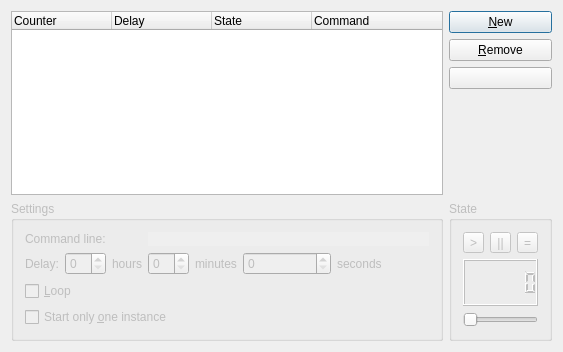
<?xml version="1.0" encoding="UTF-8"?>
<ui version="4.0">
 <class>PrefWidget</class>
 <widget class="QDialog" name="PrefWidget">
  <property name="geometry">
   <rect>
    <x>0</x>
    <y>0</y>
    <width>563</width>
    <height>352</height>
   </rect>
  </property>
  <property name="windowTitle">
   <string>Timer Settings</string>
  </property>
  <layout class="QGridLayout">
   <property name="margin">
    <number>11</number>
   </property>
   <property name="spacing">
    <number>6</number>
   </property>
   <item row="0" column="0" rowspan="4">
    <widget class="QTreeWidget" name="m_list">
     <property name="toolTip">
      <string>List of countdowns you have set</string>
     </property>
     <property name="whatsThis">
      <string>New countdowns are put here. You can add and remove them, and stop and start them.</string>
     </property>
     <property name="allColumnsShowFocus">
      <bool>true</bool>
     </property>
     <column>
      <property name="text">
       <string>Counter</string>
      </property>
     </column>
     <column>
      <property name="text">
       <string>Delay</string>
      </property>
     </column>
     <column>
      <property name="text">
       <string>State</string>
      </property>
     </column>
     <column>
      <property name="text">
       <string>Command</string>
      </property>
     </column>
    </widget>
   </item>
   <item row="0" column="1">
    <widget class="QPushButton" name="m_add">
     <property name="toolTip">
      <string>Add a new task</string>
     </property>
     <property name="whatsThis">
      <string>Add a new task to the list.</string>
     </property>
     <property name="text">
      <string>&amp;New</string>
     </property>
    </widget>
   </item>
   <item row="1" column="1">
    <widget class="QPushButton" name="m_remove">
     <property name="toolTip">
      <string>Remove a task</string>
     </property>
     <property name="whatsThis">
      <string>Remove a task from the list.</string>
     </property>
     <property name="text">
      <string>&amp;Remove</string>
     </property>
    </widget>
   </item>
   <item row="3" column="1">
    <spacer>
     <property name="orientation">
      <enum>Qt::Vertical</enum>
     </property>
     <property name="sizeType">
      <enum>QSizePolicy::Expanding</enum>
     </property>
     <property name="sizeHint" stdset="0">
      <size>
       <width>20</width>
       <height>20</height>
      </size>
     </property>
    </spacer>
   </item>
   <item row="5" column="1">
    <widget class="QGroupBox" name="m_state">
     <property name="enabled">
      <bool>false</bool>
     </property>
     <property name="title">
      <string>State</string>
     </property>
     <layout class="QGridLayout">
      <property name="margin">
       <number>11</number>
      </property>
      <property name="spacing">
       <number>6</number>
      </property>
      <item row="2" column="0" colspan="3">
       <widget class="QSlider" name="m_slider">
        <property name="toolTip">
         <string>Speed up or slow down your countdown</string>
        </property>
        <property name="whatsThis">
         <string>You can use this slider to adjust the time.</string>
        </property>
        <property name="orientation">
         <enum>Qt::Horizontal</enum>
        </property>
       </widget>
      </item>
      <item row="1" column="0" colspan="3">
       <widget class="QLCDNumber" name="m_counter">
        <property name="toolTip">
         <string>Time in seconds until command is executed</string>
        </property>
        <property name="whatsThis">
         <string>This number is how many seconds are left for the selected countdown.</string>
        </property>
        <property name="numDigits">
         <number>6</number>
        </property>
       </widget>
      </item>
      <item row="0" column="1">
       <widget class="QToolButton" name="m_pause">
        <property name="toolTip">
         <string>Pause a countdown</string>
        </property>
        <property name="whatsThis">
         <string>Use this to pause a timer countdown.</string>
        </property>
        <property name="text">
         <string>||</string>
        </property>
       </widget>
      </item>
      <item row="0" column="0">
       <widget class="QToolButton" name="m_start">
        <property name="toolTip">
         <string>Start a countdown</string>
        </property>
        <property name="whatsThis">
         <string>Use this to start or restart a countdown.</string>
        </property>
        <property name="text">
         <string>&gt;</string>
        </property>
       </widget>
      </item>
      <item row="0" column="2">
       <widget class="QToolButton" name="m_stop">
        <property name="toolTip">
         <string>Stop a countdown</string>
        </property>
        <property name="whatsThis">
         <string>Use this to stop the countdown for a task.</string>
        </property>
        <property name="text">
         <string>=</string>
        </property>
       </widget>
      </item>
     </layout>
    </widget>
   </item>
   <item row="2" column="1">
    <widget class="QPushButton" name="m_help">
     <property name="toolTip">
      <string>Detailed help documentation</string>
     </property>
     <property name="whatsThis">
      <string>Click here to open the help documentation viewer.</string>
     </property>
    </widget>
   </item>
   <item row="5" column="0">
    <widget class="QGroupBox" name="m_settings">
     <property name="enabled">
      <bool>false</bool>
     </property>
     <property name="title">
      <string>Settings</string>
     </property>
     <layout class="QGridLayout">
      <property name="margin">
       <number>11</number>
      </property>
      <property name="spacing">
       <number>6</number>
      </property>
      <item row="3" column="0" colspan="8">
       <widget class="QCheckBox" name="m_loop">
        <property name="toolTip">
         <string>Check this box if you want your countdown to start over after it finishes</string>
        </property>
        <property name="whatsThis">
         <string>Check this box if you want your countdown to start over after it finishes</string>
        </property>
        <property name="text">
         <string>&amp;Loop</string>
        </property>
       </widget>
      </item>
      <item row="1" column="0">
       <widget class="QLabel" name="TextLabel2">
        <property name="text">
         <string>Delay:</string>
        </property>
       </widget>
      </item>
      <item row="1" column="5" colspan="2">
       <widget class="QSpinBox" name="m_delay">
        <property name="toolTip">
         <string>Enter the seconds here</string>
        </property>
        <property name="whatsThis">
         <string>You can change the amount of time in the countdown here.</string>
        </property>
        <property name="maximum">
         <number>59</number>
        </property>
       </widget>
      </item>
      <item row="4" column="0" colspan="8">
       <widget class="QCheckBox" name="m_one">
        <property name="toolTip">
         <string>Check this box if you only want to open one copy of your program</string>
        </property>
        <property name="whatsThis">
         <string>Check this box if you only want one instance to open</string>
        </property>
        <property name="text">
         <string>Start only &amp;one instance</string>
        </property>
       </widget>
      </item>
      <item row="1" column="7">
       <widget class="QLabel" name="TextLabel3">
        <property name="text">
         <string>seconds</string>
        </property>
       </widget>
      </item>
      <item row="0" column="0" colspan="3">
       <widget class="QLabel" name="TextLabel1">
        <property name="sizePolicy">
         <sizepolicy hsizetype="Maximum" vsizetype="Preferred">
          <horstretch>0</horstretch>
          <verstretch>0</verstretch>
         </sizepolicy>
        </property>
        <property name="autoFillBackground">
         <bool>false</bool>
        </property>
        <property name="text">
         <string>Command line:</string>
        </property>
       </widget>
      </item>
      <item row="1" column="1">
       <widget class="QSpinBox" name="m_delayH">
        <property name="toolTip">
         <string>Enter the hours here</string>
        </property>
       </widget>
      </item>
      <item row="1" column="3">
       <widget class="QSpinBox" name="m_delayM">
        <property name="toolTip">
         <string>Enter the minutes here</string>
        </property>
        <property name="maximum">
         <number>59</number>
        </property>
       </widget>
      </item>
      <item row="1" column="2">
       <widget class="QLabel" name="TextLabel4">
        <property name="text">
         <string>hours</string>
        </property>
       </widget>
      </item>
      <item row="1" column="4">
       <widget class="QLabel" name="TextLabel5">
        <property name="text">
         <string>minutes</string>
        </property>
       </widget>
      </item>
      <item row="1" column="8">
       <spacer>
        <property name="orientation">
         <enum>Qt::Horizontal</enum>
        </property>
        <property name="sizeType">
         <enum>QSizePolicy::Expanding</enum>
        </property>
        <property name="sizeHint" stdset="0">
         <size>
          <width>20</width>
          <height>20</height>
         </size>
        </property>
       </spacer>
      </item>
      <item row="0" column="3" colspan="6">
       <widget class="KUrlRequester" name="m_commandLine">
        <property name="sizePolicy">
         <sizepolicy hsizetype="Preferred" vsizetype="Preferred">
          <horstretch>1</horstretch>
          <verstretch>0</verstretch>
         </sizepolicy>
        </property>
        <property name="sizeIncrement">
         <size>
          <width>1</width>
          <height>0</height>
         </size>
        </property>
        <property name="toolTip">
         <string>command you would like to run when time is up</string>
        </property>
        <property name="whatsThis">
         <string>Enter a program you would like to run when the countdown is zero</string>
        </property>
        <property name="autoFillBackground">
         <bool>true</bool>
        </property>
       </widget>
      </item>
     </layout>
    </widget>
   </item>
  </layout>
 </widget>
 <customwidgets>
  <customwidget>
   <class>KUrlRequester</class>
   <extends>QFrame</extends>
   <header>kurlrequester.h</header>
   <container>1</container>
  </customwidget>
 </customwidgets>
 <tabstops>
  <tabstop>m_list</tabstop>
  <tabstop>m_add</tabstop>
  <tabstop>m_remove</tabstop>
  <tabstop>m_commandLine</tabstop>
  <tabstop>m_delayH</tabstop>
  <tabstop>m_delayM</tabstop>
  <tabstop>m_delay</tabstop>
  <tabstop>m_loop</tabstop>
  <tabstop>m_one</tabstop>
  <tabstop>m_start</tabstop>
  <tabstop>m_pause</tabstop>
  <tabstop>m_stop</tabstop>
  <tabstop>m_slider</tabstop>
  <tabstop>m_help</tabstop>
 </tabstops>
 <includes>
  <include location="global">kseparator.h</include>
 </includes>
 <resources/>
 <connections/>
</ui>
